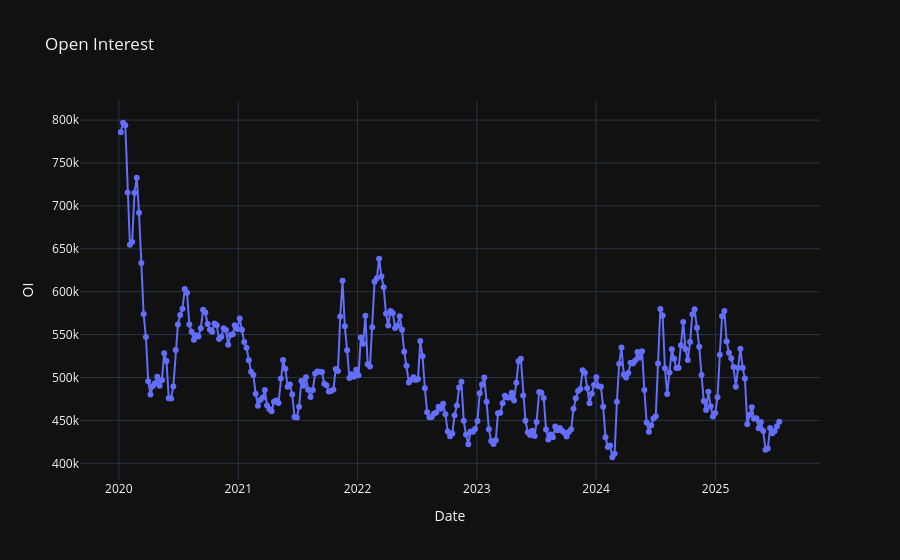

Notebook code for this chart:
### Markdown cell above
### Open Interest

### Code cell
fig = px.line(df.reset_index(), x='Date', y='OI', title='Open Interest', markers=True, template='plotly_dark')

fig.write_html("plots/open_interest.html")

fig.show()

### Figure 1 — Plotly figure (JSON) as saved in the notebook; plotly's stock layout.template omitted (floating-point values rounded to 4 significant figures; data arrays with more than 128 entries replaced by an {"elided": "..."} marker saying what was removed)
{"data": [{"hovertemplate": "Date=%{x}<br>OI=%{y}<extra></extra>", "legendgroup": "", "line": {"color": "#636efa", "dash": "solid"}, "marker": {"symbol": "circle"}, "mode": "lines+markers", "name": "", "orientation": "v", "showlegend": false, "type": "scatter", "x": {"elided": "289 str values"}, "xaxis": "x", "y": {"elided": "289 int values"}, "yaxis": "y"}], "layout": {"legend": {"tracegroupgap": 0}, "title": {"text": "Open Interest"}, "xaxis": {"anchor": "y", "domain": [0, 1], "title": {"text": "Date"}}, "yaxis": {"anchor": "x", "domain": [0, 1], "title": {"text": "OI"}}}}
